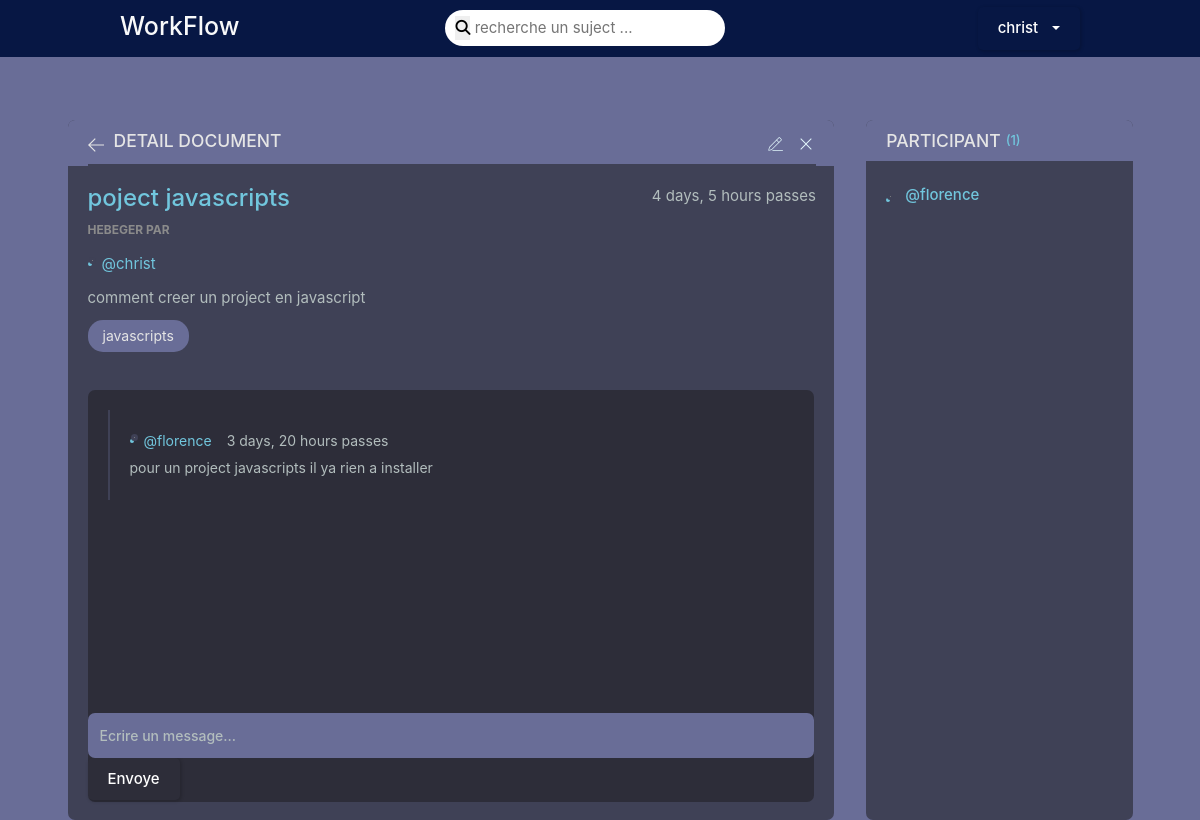
Page /document/6/ (signed in) on the committed database.
### authuser/models.py (models this page shows)
class User(AbstractUser):
    username = models.CharField(max_length=500, null=True)
    email = models.EmailField(unique=True, null=True)
    bio = models.TextField(null=True)
    localisation = models.CharField(max_length=100,null=True)
    avatar = models.ImageField(upload_to='media/avataruser', null=True,blank=True)
    USERNAME_FIELD = 'email'
    REQUIRED_FIELDS = ['username']

### forum/models.py (models this page shows, shortened)
class Document(models.Model):
    auteur = models.ForeignKey(User,on_delete=models.SET_NULL,null=True)
    suject = models.ForeignKey(Suject,on_delete=models.SET_NULL,null=True)
    group = models.ForeignKey(Group, on_delete=models.CASCADE, null=True, blank=True)
    noms_doc = models.CharField(max_length=200)
    description = models.TextField(null=True,blank=True)
    participant = models.ManyToManyField(User, related_name='participant',blank=True)
    modifier_doc = models.DateTimeField(auto_now=True)
    creer_doc = models.DateTimeField(auto_now_add=True)
    class Meta:
        ordering = ['-modifier_doc','-creer_doc']

class Suject(models.Model):
    noms_suj = models.CharField(max_length=200)
    group = models.ForeignKey(Group,on_delete=models.CASCADE,null=True,blank=True)
    def __str__(self):
        return self.noms_suj

class Message(models.Model):
    user = models.ForeignKey(User,on_delete=models.CASCADE)
    document = models.ForeignKey(Document,on_delete=models.CASCADE)
    group = models.ForeignKey(Group, on_delete=models.CASCADE, null=True, blank=True)
    corp = models.TextField()
    modifier_message = models.DateTimeField(auto_now=True)
    creer_message = models.DateTimeField(auto_now_add=True)
    class Meta:
        ordering = ['-creer_message']

### forum/views.py (the view, shortened to what this page needs)
# urls.py: path('document/<int:pk>/',views.document,name='document'),
@login_required(login_url='login')
def document(request, pk):
    document = Document.objects.get(id=pk)
    message = document.message_set.all().order_by('-creer_message')
    participant = document.participant.all()
    context = {
        'document':document,
        'message':message,
        'participant':participant
    }
    return render(request,'forum/document.html',context)

### templates/forum/document.html (shortened to what this page needs)
{% extends 'menu/base.html' %}
{% load static %}
{% block content %}
{% include 'menu/navbar.html' %}
<br><br><br><br>
<main class="profile-page layout layout--2">
    <div class="container">
      <div class="room">
        <div class="room__top">
          <div class="room__topLeft">
            <a href="{% url 'accueil' %}">
              <svg version="1.1" xmlns="http://www.w3.org/2000/svg" width="32" height="32" viewBox="0 0 32 32">
                <title>arrow-left</title>
                <path
                  d="M13.723 2.286l-13.723 13.714 13.719 13.714 1.616-1.611-10.96-10.96h27.625v-2.286h-27.625l10.965-10.965-1.616-1.607z">
                </path>
              </svg>
            </a>
            <h3>Detail Document</h3>
          </div>
          {% if document.auteur == request.user %}
          <div class="room__topRight">
            <a href="{% url 'modifier-document' document.id %}">
            </a>
            <a href="{% url 'delete' document.id %}">
              <svg version="1.1" xmlns="http://www.w3.org/2000/svg" width="32" height="32" viewBox="0 0 32 32">
                <title>supprimer</title>
                <path
                  d="M27.314 6.019l-1.333-1.333-9.98 9.981-9.981-9.981-1.333 1.333 9.981 9.981-9.981 9.98 1.333 1.333 9.981-9.98 9.98 9.98 1.333-1.333-9.98-9.98 9.98-9.981z">
                </path>
              </svg>
            </a>
          </div>
          {% endif %}
        </div>
        <div class="room__box scroll">
          <div class="room__header scroll">
            <div class="room__info">
              <h3>{{document.noms_doc}}</h3>
              <span>  {{document.creer_doc|timesince}} passes</span>
            </div>
            <div class="room__hosted">
              <p>Hebeger par</p>
              <a href="{% url 'profile' document.auteur.id %}" class="room__author">
                <div class="avatar avatar--small">
                </div>
                <span>@{{document.auteur.username}}</span>
              </a>
            </div>
            <div class="room__details">
              {{document.description}}
            </div>
            <span class="room__topics">{{document.suject}}</span>
          </div>
          <div class="room__conversation">
            <div class="threads scroll">
              {% for mes in message %}
              <div class="thread">
                <div class="thread__top">
                  <div class="thread__author">
                    <a href="" class="thread__authorInfo">
                      <div class="avatar avatar--small">
                      </div>
                      <span>@{{mes.user.username}}</span>
                    </a>
                    <span class="thread__date">{{mes.creer_message|timesince}} passes</span>
                  </div>
                </div>
                <div class="thread__details">
                 {{mes.corp}}
                </div>
              </div>
              {% endfor %}
            </div>
          </div>
        </div>
        {% if request.user.is_authenticated %}
        <div class="room__message">
          <form action="" method="POST">
            <input name="corps" placeholder="Ecrire un message..." /><br>
            <button type="submit" class="btn">Envoye</button>
          </form>
        </div>
        {% endif %}
      </div>
      <div class="participants">
        <h3 class="participants__top">
          {% if participant.all.count == 0 %}
          Participant
          {% elif participant.all.count == 1 %}
          Participant
          {% else %}
          Participants
          {% endif %}
          <span>
          ({{participant.all.count}})
        </span>
        </h3>
        <div class="participants__list scroll">
          {% for part in participant %}
          <a href="" class="participant">
            <div class="avatar avatar--medium">
            </div>
            <p>
              <span>@{{part.username}}</span>
            </p>
          </a>
          {% endfor %}
        </div>
      </div>
    </div>
  </main>
{% endblock %}

### templates/menu/navbar.html (shortened to what this page needs)
{% load static %}
<nav>
    <div class="containers">
        <h1 class="logo"><a href="{% url 'accueil' %}" class="text-light">WorkFlow</a></h1>
        <form action="{% url 'accueil' %}" method="GET">
            <div class="search-bar">
                <button type="submit"><i class="fa-solid fa-magnifying-glass"></i></button>
                <input type="text" name="q" placeholder="recherche un suject ...">
            </div>
        </form>
        <div class="create">
            {% if user.avatar %}
            <div class="profile-photo">
                <a href="{% url 'modifier-profile' %}"><img src="{{user.avatar.url}}" alt="bomm"></a>
            </div>
            {% else %}
            <div class="profile-photo">
            </div>
            {% endif %}
            <div class="dropdown">
                <button class="btn btn-secondary dropdown-toggle" type="button" data-bs-toggle="dropdown" aria-expanded="false">
                  {{request.user.username}}
                </button>
              </div>
        </div>
    </div>
    </nav>

### rows in the picture
User: user.username "christ"
Document: noms_doc "poject javascripts", creer_doc "4 days, 5 hours", auteur.username "christ", description "comment creer un project en javascript", suject "javascripts"
Message: user.username "florence", creer_message "3 days, 20 hours", corp "pour un project javascripts il ya rien a installer"
User: username "florence"

### other values in the picture
{{ participant.all.count }} "1"
